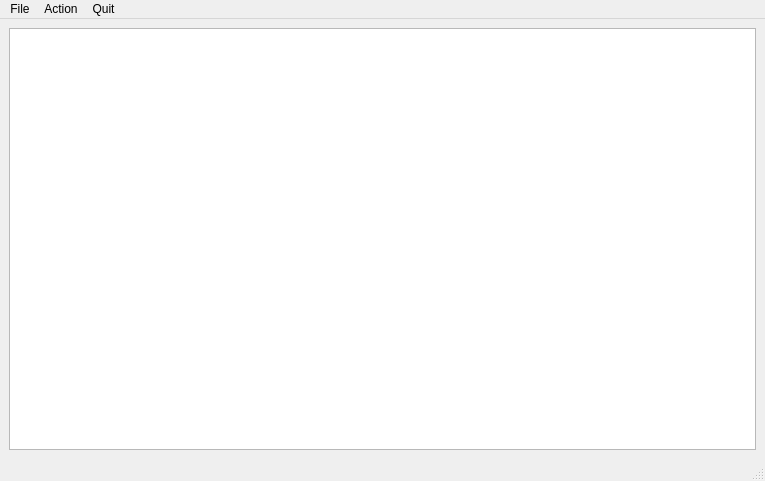
<?xml version="1.0" encoding="UTF-8"?>
<ui version="4.0">
 <class>MainWindow</class>
 <widget class="QMainWindow" name="MainWindow">
  <property name="geometry">
   <rect>
    <x>0</x>
    <y>0</y>
    <width>765</width>
    <height>481</height>
   </rect>
  </property>
  <property name="windowTitle">
   <string>MainWindow</string>
  </property>
  <widget class="QWidget" name="centralwidget">
   <layout class="QVBoxLayout" name="verticalLayout">
    <item>
     <widget class="QGraphicsView" name="graphicsView"/>
    </item>
   </layout>
  </widget>
  <widget class="QStatusBar" name="statusbar"/>
  <widget class="QMenuBar" name="menubar">
   <property name="geometry">
    <rect>
     <x>0</x>
     <y>0</y>
     <width>765</width>
     <height>24</height>
    </rect>
   </property>
   <widget class="QMenu" name="menuFile">
    <property name="title">
     <string>File</string>
    </property>
    <addaction name="actionSave"/>
   </widget>
   <widget class="QMenu" name="menuAction">
    <property name="title">
     <string>Action</string>
    </property>
    <addaction name="actionClear"/>
   </widget>
   <widget class="QMenu" name="menuQuit">
    <property name="title">
     <string>Quit</string>
    </property>
    <addaction name="actionQuit"/>
   </widget>
   <addaction name="menuFile"/>
   <addaction name="menuAction"/>
   <addaction name="menuQuit"/>
  </widget>
  <action name="actionSave">
   <property name="text">
    <string>Save</string>
   </property>
   <property name="shortcut">
    <string>Ctrl+S</string>
   </property>
  </action>
  <action name="actionClear">
   <property name="text">
    <string>Clear</string>
   </property>
   <property name="shortcut">
    <string>Ctrl+C</string>
   </property>
  </action>
  <action name="actionQuit">
   <property name="text">
    <string>Quit</string>
   </property>
   <property name="shortcut">
    <string>Ctrl+Q</string>
   </property>
  </action>
 </widget>
 <resources/>
 <connections>
  <connection>
   <sender>actionSave</sender>
   <signal>triggered()</signal>
   <receiver>MainWindow</receiver>
   <slot>saveImage()</slot>
   <hints>
    <hint type="sourcelabel">
     <x>-1</x>
     <y>-1</y>
    </hint>
    <hint type="destinationlabel">
     <x>244</x>
     <y>197</y>
    </hint>
   </hints>
  </connection>
  <connection>
   <sender>actionClear</sender>
   <signal>triggered()</signal>
   <receiver>MainWindow</receiver>
   <slot>clearImage()</slot>
   <hints>
    <hint type="sourcelabel">
     <x>-1</x>
     <y>-1</y>
    </hint>
    <hint type="destinationlabel">
     <x>382</x>
     <y>240</y>
    </hint>
   </hints>
  </connection>
  <connection>
   <sender>actionQuit</sender>
   <signal>triggered()</signal>
   <receiver>MainWindow</receiver>
   <slot>close()</slot>
   <hints>
    <hint type="sourcelabel">
     <x>-1</x>
     <y>-1</y>
    </hint>
    <hint type="destinationlabel">
     <x>382</x>
     <y>240</y>
    </hint>
   </hints>
  </connection>
 </connections>
 <slots>
  <slot>saveImage()</slot>
  <slot>clearImage()</slot>
 </slots>
</ui>
